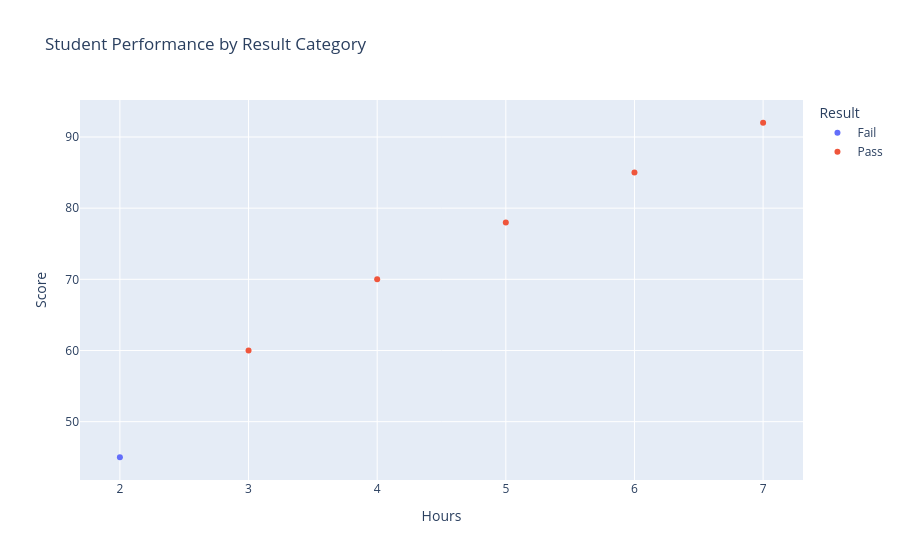

The cell this chart's notebook holds for it:
### Markdown cell above
## Example 5: Categorical Scatter Plot

### Code cell
df2 = pd.DataFrame({
    "Hours": [2, 4, 6, 3, 5, 7],
    "Score": [45, 70, 85, 60, 78, 92],
    "Result": ["Fail", "Pass", "Pass", "Pass", "Pass", "Pass"]
})

fig = px.scatter(
    df2,
    x="Hours",
    y="Score",
    color="Result",
    title="Student Performance by Result Category"
)
fig.show()
fig.write_image('Sactterplot.png')

### Figure 1 — Plotly figure (JSON) as saved in the notebook; plotly's stock layout.template omitted (floating-point values rounded to 4 significant figures)
{"data": [{"hovertemplate": "Result=Fail<br>Hours=%{x}<br>Score=%{y}<extra></extra>", "legendgroup": "Fail", "marker": {"color": "#636efa", "symbol": "circle"}, "mode": "markers", "name": "Fail", "orientation": "v", "showlegend": true, "type": "scatter", "x": [2], "xaxis": "x", "y": [45], "yaxis": "y"}, {"hovertemplate": "Result=Pass<br>Hours=%{x}<br>Score=%{y}<extra></extra>", "legendgroup": "Pass", "marker": {"color": "#EF553B", "symbol": "circle"}, "mode": "markers", "name": "Pass", "orientation": "v", "showlegend": true, "type": "scatter", "x": [4, 6, 3, 5, 7], "xaxis": "x", "y": [70, 85, 60, 78, 92], "yaxis": "y"}], "layout": {"legend": {"title": {"text": "Result"}, "tracegroupgap": 0}, "title": {"text": "Student Performance by Result Category"}, "xaxis": {"anchor": "y", "domain": [0, 1], "title": {"text": "Hours"}}, "yaxis": {"anchor": "x", "domain": [0, 1], "title": {"text": "Score"}}}}
